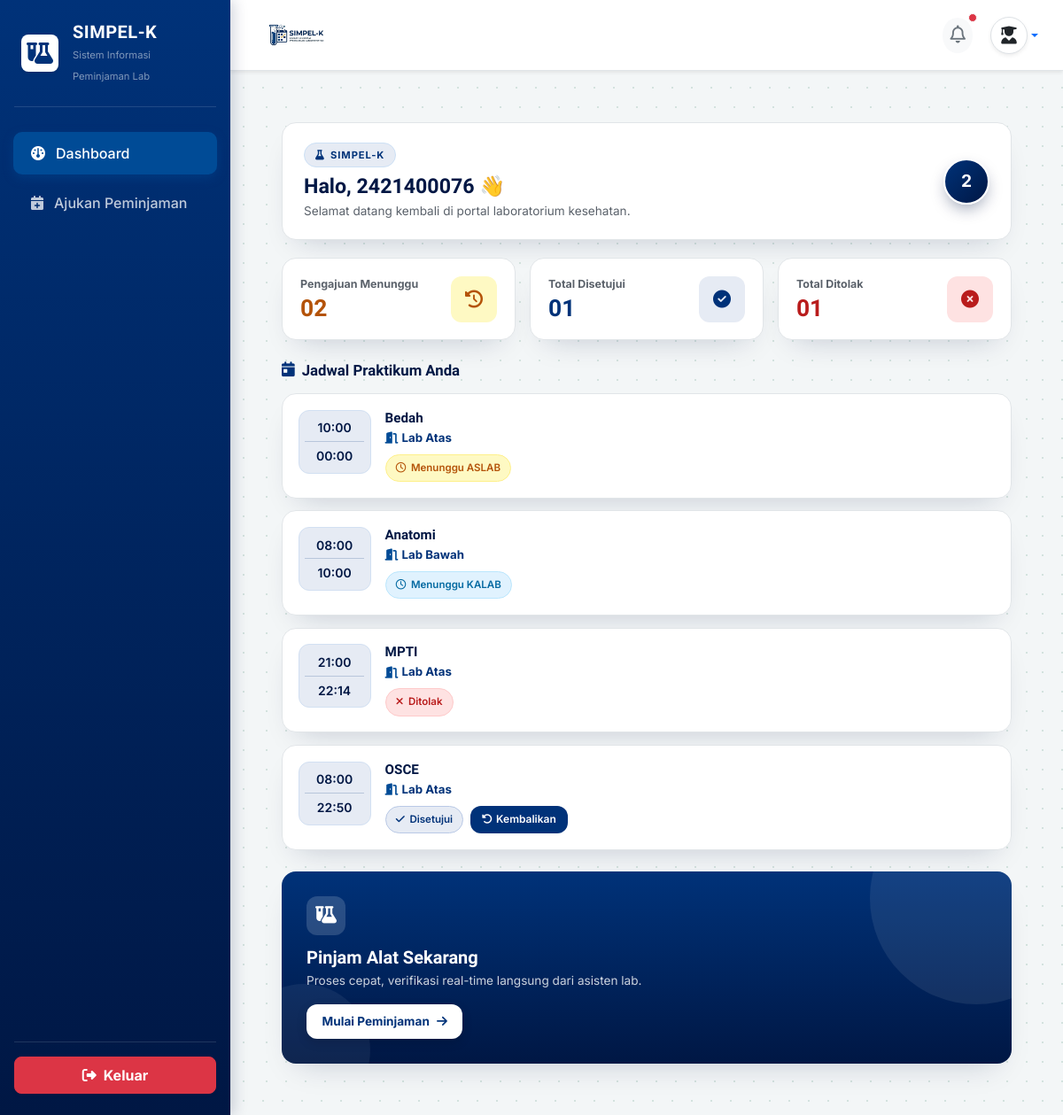
The app's page /mahasiswa/dashboard/ (signed in), older data.
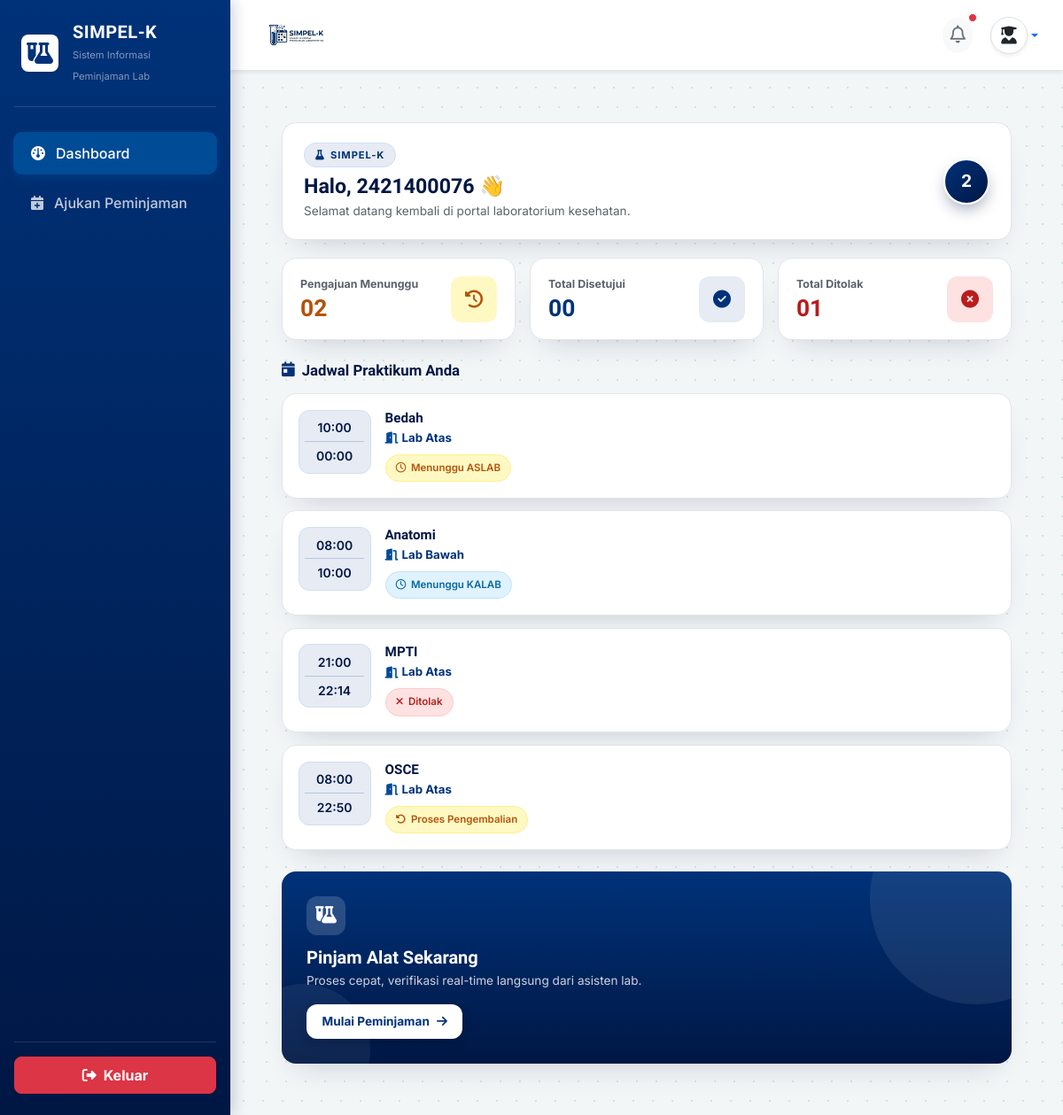
The same page, newer data.
### core_auth/models.py (models this page shows, shortened)
class Peminjaman(models.Model):
    STATUS_CHOICES = [
        ('pending', 'Menunggu Validasi ASLAB'),
        ('verified', 'Menunggu Persetujuan KALAB'),
        ('disetujui', 'Disetujui / Jadwal Dikunci'),
        ('ditolak', 'Ditolak'),
        ('selesai', 'Selesai / Sudah Dikembalikan'),
    ]
    mahasiswa = models.ForeignKey(settings.AUTH_USER_MODEL, on_delete=models.CASCADE, related_name='peminjaman_mahasiswa')
    ruang_lab = models.ForeignKey(RuangLab, on_delete=models.CASCADE)
    alat_bahan = models.ForeignKey(AlatBahan, on_delete=models.PROTECT)
    keperluan = models.TextField()
    nama_dosen = models.CharField(max_length=100)
    mata_kuliah = models.CharField(max_length=100)
    tanggal_pinjam = models.DateField()
    wkt_mulai = models.TimeField()
    wkt_akhir = models.TimeField()
    status = models.CharField(max_length=20, choices=STATUS_CHOICES, default='pending')
    di_validasi_oleh = models.ForeignKey(
        settings.AUTH_USER_MODEL,
        on_delete=models.SET_NULL,
        blank=True,
        null=True,
        related_name='aslab_verifikator'
    )
    tgl_pengajuan = models.DateTimeField(auto_now_add=True)
    catatan_tolak = models.TextField(blank=True, null=True)

class RuangLab(models.Model):
    nama_ruang = models.CharField(max_length=100)
    kapasitas = models.IntegerField()
    deskripsi = models.TextField(blank=True, null=True)

### mahasiswa/views.py (the view)
# urls.py: path('dashboard/', views.dashboard_view, name='dashboard'),
@login_required(login_url='core_auth:login')
def dashboard_view(request):
    redirect_target = cekk_role_mahasiswa(request.user)
    if redirect_target:
        return redirect(redirect_target)
    jadwal_mahasiswa = Peminjaman.objects.filter(mahasiswa=request.user).order_by('-tanggal_pinjam')
    total_menunggu = Peminjaman.objects.filter(mahasiswa=request.user, status__in=['pending', 'verified']).count()
    total_disetujui = Peminjaman.objects.filter(mahasiswa=request.user, status='disetujui').count()
    total_ditolak = Peminjaman.objects.filter(mahasiswa=request.user, status='ditolak').count()
    context = {
        'jadwal_mahasiswa': jadwal_mahasiswa,
        'total_menunggu': total_menunggu,
        'total_disetujui': total_disetujui,
        'total_ditolak': total_ditolak,
    }
    return render(request, 'mahasiswa/dashboard.html', context)

### mahasiswa/views.py (called while the page is built)
def cekk_role_mahasiswa(user):
    username_lower = user.username.lower()
    if 'aslab' in username_lower or user.groups.filter(name__iexact='ASLAB').exists() or getattr(user, 'role', '').upper() == 'ASLAB':
        return 'aslab:dashboard'
    if 'kalab' in username_lower or user.groups.filter(name__iexact='KALAB').exists() or getattr(user, 'role', '').upper() == 'KALAB':
        return 'kalab:dashboard'
    return None

### mahasiswa/templates/mahasiswa/dashboard.html (shortened to what the changed rows need)
{% extends 'base/base_mahasiswa.html' %}
{% load static %}
{% block content %}
<div class="dashboard-mhs">
    <div class="row g-3 mb-4">
        <div class="col-12 col-sm-4">
            <div class="stat-card stat-card--approved">
                <div>
                    <span class="stat-label d-block mb-1">Total Disetujui</span>
                    <h3 class="stat-number mb-0">{{ total_disetujui|stringformat:"02d" }}</h3>
                </div>
            </div>
        </div>
    </div>
    <div class="jadwal-list">
        {% for jadwal in jadwal_mahasiswa %}
        <div class="jadwal-card">
            <div class="d-flex align-items-start gap-3">
                <div class="jam-widget">
                    <div class="fw-semibold small">{{ jadwal.wkt_mulai|time:"H:i" }}</div>
                    <div class="divider-line"></div>
                    <div class="fw-semibold small">{{ jadwal.wkt_akhir|time:"H:i" }}</div>
                </div>
                <div class="flex-grow-1">
                    <h6 class="mk-title">{{ jadwal.mata_kuliah }}</h6>
                    <p class="ruang-info d-flex align-items-center gap-1 mb-2">
                        <i class="fa-solid fa-door-open"></i>
                        <strong>{{ jadwal.ruang_lab.nama_ruang }}</strong>
                    </p>
                    <div class="d-flex gap-2 flex-wrap align-items-center">
                        {% if jadwal.status == 'pending' %}
                        <span class="badge-status badge-status--wait-aslab"><i class="fa-regular fa-clock"></i> Menunggu ASLAB</span>
                        {% elif jadwal.status == 'verified' %}
                        <span class="badge-status badge-status--wait-kalab"><i class="fa-regular fa-clock"></i> Menunggu KALAB</span>
                        {% elif jadwal.status == 'disetujui' %}
                        <span class="badge-status badge-status--approved"><i class="fa-solid fa-check"></i> Disetujui</span>
                        {% elif jadwal.status == 'pengembalian_diajukan' %}
                        <span class="badge-status badge-status--return"><i class="fa-solid fa-rotate-left"></i> Proses Pengembalian</span>
                        {% elif jadwal.status == 'ditolak' %}
                        <span class="badge-status badge-status--rejected"><i class="fa-solid fa-xmark"></i> Ditolak</span>
                        {% elif jadwal.status == 'selesai' %}
                        <span class="badge-status badge-status--done"><i class="fa-solid fa-flag-checkered"></i> Selesai</span>
                        {% endif %}
                        {% if jadwal.status == 'disetujui' %}
                        <a href="{% url 'mahasiswa:ajukan_pengembalian' jadwal.id %}"
                            class="btn-return"
                            onclick="return confirm('Apakah Anda yakin ingin mengajukan pengembalian lab/alat ini?');">
                            <i class="fa-solid fa-rotate-left me-1"></i> Kembalikan
                        </a>
                        {% endif %}
                    </div>
                </div>
            </div>
        </div>
        {% empty %}
        <div class="empty-jadwal">
            <i class="fa-solid fa-calendar-xmark fs-2 mb-2"></i>
            <p class="small mb-0">Belum ada pengajuan jadwal praktikum di Lab Atas maupun Lab Bawah.</p>
        </div>
        {% endfor %}
    </div>
</div>
{% endblock %}

Row changes from the older to the newer data that the page shows:
changed Peminjaman "OSCE": status "Disetujui Kembalikan" → "Proses Pengembalian"
Text that changed along with them:
{{ total_disetujui|stringformat:"02d" }}: "01" → "00"
